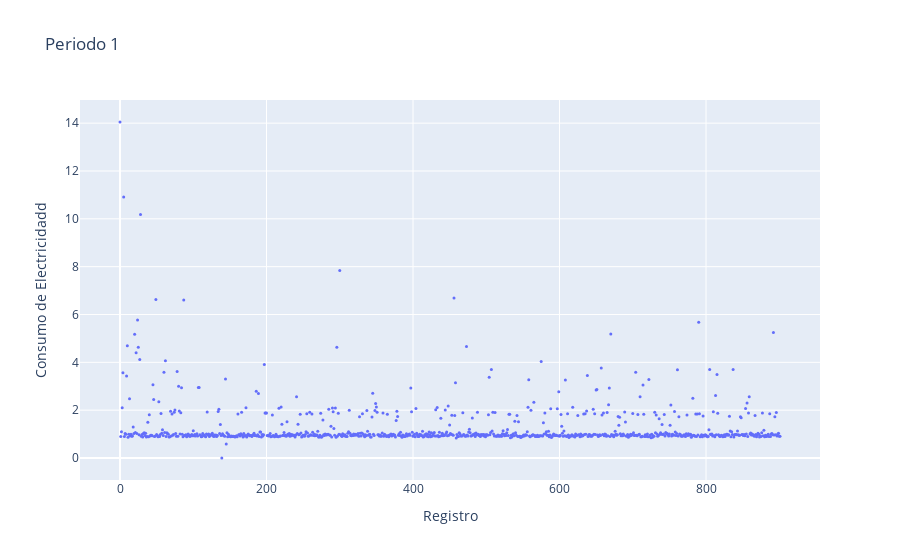

The code cell stored with this chart in its notebook:
### Markdown cell above
#### Periodo 1

### Code cell
# Crea la figura
fig = go.Figure()

# Añade el gráfico de dispersión
fig.add_trace(go.Scatter(
    x=[int(i) for i in range(consumo_periodo1.shape[0])], 
    y=consumo_periodo1, 
    mode='markers', 
    marker=dict(size=3),
    name='Consumo'
))

# Configura el diseño de la figura
fig.update_layout(
    title='Periodo 1',
    xaxis=dict(title='Registro'),
    yaxis=dict(title='Consumo de Electricidadd')
)

# Muestra la figura
fig.show()

### Figure 1 — Plotly figure (JSON) as saved in the notebook; plotly's stock layout.template omitted (floating-point values rounded to 4 significant figures; data arrays with more than 128 entries replaced by an {"elided": "..."} marker saying what was removed)
{"data": [{"marker": {"size": 3}, "mode": "markers", "name": "Consumo", "type": "scatter", "x": {"elided": "902 int values"}, "y": {"elided": "902 float values"}}], "layout": {"title": {"text": "Periodo 1"}, "xaxis": {"title": {"text": "Registro"}}, "yaxis": {"title": {"text": "Consumo de Electricidadd"}}}}
